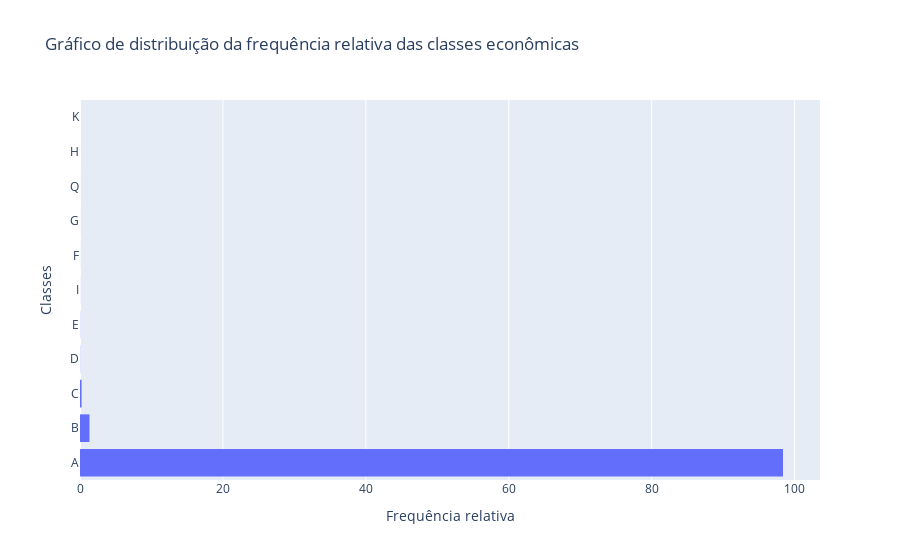

The cell this chart's notebook holds for it:
### Code cell
fig = px.histogram(
    df_salaries_sturges_frequencies,
    x = 'Frequência relativa',
    y = df_salaries_sturges_frequencies.index,
    title = 'Gráfico de distribuição da frequência relativa das classes econômicas'
)

fig.update_layout(
    xaxis_title = 'Frequência relativa',
    yaxis_title = 'Classes'
)

fig.show()

### Figure 1 — Plotly figure (JSON) as saved in the notebook; plotly's stock layout.template omitted (floating-point values rounded to 4 significant figures)
{"data": [{"alignmentgroup": "True", "bingroup": "y", "histfunc": "sum", "hovertemplate": "sum of Frequência relativa=%{x}<br>Classes=%{y}<extra></extra>", "legendgroup": "", "marker": {"color": "#636efa", "pattern": {"shape": ""}}, "name": "", "offsetgroup": "", "orientation": "h", "showlegend": false, "type": "histogram", "x": [98.38, 1.33, 0.2199, 0.02473, 0.02082, 0.007808, 0.006507, 0.005206, 0.003904, 0.001301, 0.001301, 0, 0, 0, 0, 0, 0], "xaxis": "x", "y": ["A", "B", "C", "D", "E", "I", "F", "G", "Q", "H", "K", "J", "L", "M", "N", "O", "P"], "yaxis": "y"}], "layout": {"barmode": "relative", "legend": {"tracegroupgap": 0}, "title": {"text": "Gráfico de distribuição da frequência relativa das classes econômicas"}, "xaxis": {"anchor": "y", "domain": [0, 1], "title": {"text": "Frequência relativa"}}, "yaxis": {"anchor": "x", "domain": [0, 1], "title": {"text": "Classes"}}}}
